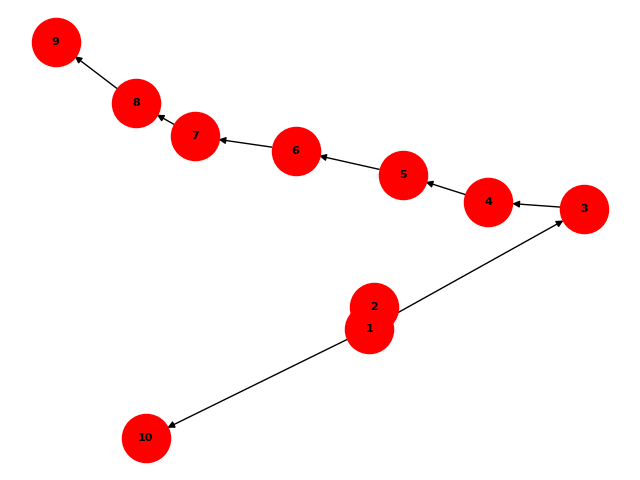

Reproduce this figure in Python.
import matplotlib.pyplot as plt
import networkx as nx
#  pip install networkx

G = nx.Graph() 
G.add_nodes_from([1, 2, 3, 4, 5, 6, 7, 8, 9, 10])

G.add_edge(1, 2)
G.add_edge(1, 3)
G.add_edge(2, 3)
G.add_edge(2, 5)
G.add_edge(3, 4)
G.add_edge(4, 5)
G.add_edge(4, 6)
G.add_edge(4, 7)
G.add_edge(5, 6)
G.add_edge(6, 7)
G.add_edge(7, 8)
G.add_edge(8, 9)
G.add_edge(9, 10)
G.add_edge(10, 1)
G.add_edge(10, 9)

nx.draw(G, with_labels=True, font_weight='bold', font_size = 8, node_size = 1200, node_color='green')
plt.savefig("grafo.png")
plt.close()

T = nx.dfs_tree(G, source=2, depth_limit=8)
nx.draw(T, with_labels=True, font_weight='bold', font_size = 8, node_size = 1200, node_color='red')
plt.savefig("busca_profundidade.png")
plt.close()

H = nx.bfs_tree(G, source=2, reverse=False, depth_limit=8)
nx.draw(H, with_labels=True, font_weight='bold', font_size = 8, node_size = 1200, node_color='yellow')
plt.savefig("busca_largura.png")
plt.close()
